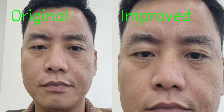
//> input picture test_output/daniel_comparison.png, 224 x 112 px, given in place of daniel.jpg, which was not available
$ ./test_cropping_simple   (built with g++ and OpenCV 4)
//> lines starting //> are read from the running program, lines starting //| are printed output that depends on the picture; pictures that were not available may be replaced by others from this repository, and a replacement may not be noted
//> further down, original is the input picture: 112 rows x 224 cols, CV_8UC3; mean B, G, R 135, 146.5, 163.1
#include <opencv2/opencv.hpp>
#include <filesystem>
#include <iostream>

namespace fs = std::filesystem;

void analyze_face_detection(const cv::Mat& image, const std::string& name) {
//> called with name = "daniel"
    std::cout << "\n📸 Analyzing " << name << " (" << image.cols << "x" << image.rows << ")" << std::endl;
//| 📸 Analyzing daniel (224x112)

    // Test Haar cascade detection
    cv::CascadeClassifier face_cascade;
    if (!face_cascade.load("/usr/share/opencv4/haarcascades/haarcascade_frontalface_alt.xml")) {
        std::cout << "❌ Could not load face cascade" << std::endl;
        return;
    }

    cv::Mat gray;
    cv::cvtColor(image, gray, cv::COLOR_BGR2GRAY);
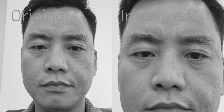
//> gray: 112 rows x 224 cols, CV_8UC1; min 14, max 243, mean 150.2

    std::vector<cv::Rect> faces;
    face_cascade.detectMultiScale(gray, faces, 1.1, 5, cv::CASCADE_SCALE_IMAGE, cv::Size(60, 60));
//> faces = 1 Rect (x, y, width, height): [12, 10, 90, 90]

    std::cout << "   Found " << faces.size() << " faces:" << std::endl;
//|    Found 1 faces:
    for (size_t i = 0; i < faces.size(); i++) {
        cv::Rect face = faces[i];
        double coverage = (double)(face.width * face.height) / (image.cols * image.rows) * 100;
        std::cout << "   Face " << i << ": [" << face.x << "," << face.y << ","
                  << face.width << "x" << face.height << "] Coverage: " << coverage << "%" << std::endl;

        // Check if face is too large (indicates poor detection)
        if (coverage > 35.0) {
            std::cout << "     ⚠️ Face detection too large - likely includes background/clothes" << std::endl;
        }
        if (face.width > image.cols * 0.6 || face.height > image.rows * 0.6) {
            std::cout << "     ⚠️ Face box too big relative to image size" << std::endl;
        }

        // Draw the detected face on image for visual inspection
        cv::Mat image_with_face = image.clone();
        cv::rectangle(image_with_face, face, cv::Scalar(0, 255, 0), 3);
        cv::putText(image_with_face, "Original Detection", cv::Point(face.x, face.y - 10),
                   cv::FONT_HERSHEY_SIMPLEX, 0.7, cv::Scalar(0, 255, 0), 2);

        std::string face_debug_path = "test_output/face_detection_debug_" + name + ".png";
        cv::imwrite(face_debug_path, image_with_face);
        std::cout << "     💾 Saved debug image: " << face_debug_path << std::endl;
    }
//> this loop made 1 pass
//> (face, coverage) on pass 1: (Rect(12, 10, 90, 90), 32.29)
//|    Face 0: [12,10,90x90] Coverage: 32.2864%
//|      ⚠️ Face box too big relative to image size
//|      💾 Saved debug image: test_output/face_detection_debug_daniel.png
//> pass 1, in analyze_face_detection, `cv::putText(image_with_face, "Original Detection", cv::Point(face.x, f..`:
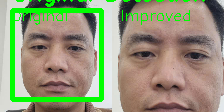
//> image_with_face: 112 rows x 224 cols, CV_8UC3; mean B, G, R 121.9, 152.7, 149.1
}

cv::Rect improve_face_crop(const cv::Rect& original_face, const cv::Mat& image) {
    // Strategy: Reduce the face box size to focus more tightly on actual facial features
    // This helps remove background, shoulders, and clothing

    int new_width = static_cast<int>(original_face.width * 0.7);   // Reduce by 30%
    int new_height = static_cast<int>(original_face.height * 0.7); // Reduce by 30%

    // Keep the same center but make the box smaller
    int center_x = original_face.x + original_face.width / 2;
    int center_y = original_face.y + original_face.height / 2;

    // Move the center slightly up to focus more on face (eyes/nose area)
    center_y -= static_cast<int>(original_face.height * 0.08); // Move up by 8%

    int new_x = std::max(0, center_x - new_width / 2);
    int new_y = std::max(0, center_y - new_height / 2);

    // Ensure we don't go beyond image bounds
    new_x = std::min(new_x, image.cols - new_width);
    new_y = std::min(new_y, image.rows - new_height);
    new_width = std::min(new_width, image.cols - new_x);
    new_height = std::min(new_height, image.rows - new_y);

    return cv::Rect(new_x, new_y, new_width, new_height);
}

std::optional<cv::Mat> original_crop_align_112(const cv::Mat& bgr_image, float margin = 0.10f) {
//> called with margin = 0.1
    if (bgr_image.empty()) {
        return std::nullopt;
    }

    int H = bgr_image.rows;
//> H = 112
    int W = bgr_image.cols;
//> W = 224

    // Detect face using Haar cascade (original method)
    cv::CascadeClassifier face_cascade;
    if (!face_cascade.load("/usr/share/opencv4/haarcascades/haarcascade_frontalface_alt.xml")) {
        return std::nullopt;
    }

    cv::Mat gray;
    cv::cvtColor(bgr_image, gray, cv::COLOR_BGR2GRAY);

    std::vector<cv::Rect> faces;
    face_cascade.detectMultiScale(gray, faces, 1.1, 5, cv::CASCADE_SCALE_IMAGE, cv::Size(60, 60));
//> faces = 1 Rect (x, y, width, height): [12, 10, 90, 90]

    cv::Mat crop;

    if (!faces.empty()) {
        // Use the first face (original method)
        cv::Rect face = faces[0];
//> face = Rect(12, 10, 90, 90)

        // Apply margin and create crop (original method)
        int x = face.x, y = face.y, w = face.width, h = face.height;
//> x = 12; y = 10; w = 90; h = 90
        int side0 = std::max(w, h);
//> side0 = 90
        int side = static_cast<int>((1.0f + 2.0f * std::max(0.0f, margin)) * side0);
//> side = 108
        int cx = x + w / 2;
//> cx = 57
        int cy = y + h / 2;
//> cy = 55
        int x0 = std::max(0, cx - side / 2);
//> x0 = 3
        int y0 = std::max(0, cy - side / 2);
//> y0 = 1
        int x1 = std::min(W, x0 + side);
//> x1 = 111
        int y1 = std::min(H, y0 + side);
//> y1 = 109

        cv::Rect crop_rect(x0, y0, x1 - x0, y1 - y0);
//> crop_rect = Rect(3, 1, 108, 108)
        if (crop_rect.width > 0 && crop_rect.height > 0) {
            crop = bgr_image(crop_rect).clone();
        }
    }

    // Fallback to center square
    if (crop.empty()) {
        int side = std::min(H, W);
        int cx = W / 2, cy = H / 2;
        int x0 = std::max(0, cx - side / 2);
        int y0 = std::max(0, cy - side / 2);
        cv::Rect crop_rect(x0, y0, side, side);
        crop = bgr_image(crop_rect).clone();
    }

    if (crop.empty()) {
        return std::nullopt;
    }

    try {
        cv::Mat face112;
        cv::resize(crop, face112, cv::Size(112, 112), 0, 0, cv::INTER_LINEAR);
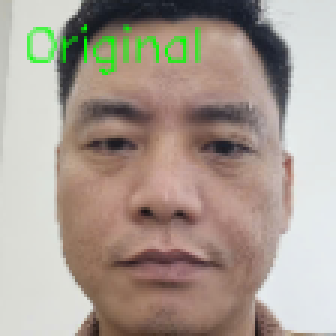
//> face112: 112 rows x 112 cols, CV_8UC3 (shown 3 times larger); mean B, G, R 146.8, 157.2, 169.5
        return face112;
    } catch (const std::exception& e) {
        return std::nullopt;
    }
}

std::optional<cv::Mat> improved_crop_align_112(const cv::Mat& bgr_image, float margin = 0.10f) {
//> called with margin = 0.1
    if (bgr_image.empty()) {
        return std::nullopt;
    }

    int H = bgr_image.rows;
//> H = 112
    int W = bgr_image.cols;
//> W = 224

    // Detect face using Haar cascade
    cv::CascadeClassifier face_cascade;
    if (!face_cascade.load("/usr/share/opencv4/haarcascades/haarcascade_frontalface_alt.xml")) {
        return std::nullopt;
    }

    cv::Mat gray;
    cv::cvtColor(bgr_image, gray, cv::COLOR_BGR2GRAY);

    std::vector<cv::Rect> faces;
    face_cascade.detectMultiScale(gray, faces, 1.1, 5, cv::CASCADE_SCALE_IMAGE, cv::Size(60, 60));
//> faces = 1 Rect (x, y, width, height): [12, 10, 90, 90]

    cv::Mat crop;

    if (!faces.empty()) {
        // Use the largest face (assuming it's the main subject)
        cv::Rect face = *std::max_element(faces.begin(), faces.end(),
                                         [](const cv::Rect& a, const cv::Rect& b) {
                                             return a.area() < b.area();
                                         });
//> face = Rect(12, 10, 90, 90)

        // Check if the detected face is suspiciously large (includes too much background)
        double coverage = (double)face.area() / (W * H);
//> coverage = 0.323
        if (coverage > 0.25) { // If face covers more than 25% of image, apply improvement
            std::cout << "   🔧 Applying improved cropping (face coverage: " << (coverage*100) << "%)" << std::endl;
//|    🔧 Applying improved cropping (face coverage: 32.2864%)
            cv::Rect improved_face = improve_face_crop(face, bgr_image);
//> in improve_face_crop, `int new_width = static_cast<int>(original_face.width * 0.7);`: new_width = 62
//> in improve_face_crop, `int center_x = original_face.x + original_face.width / 2;`: center_x = 57
//> in improve_face_crop, `int center_y = original_face.y + original_face.height / 2;`: center_y = 55
//> in improve_face_crop, `center_y -= static_cast<int>(original_face.height * 0.08);`: center_y = 48
//> in improve_face_crop, `int new_x = std::max(0, center_x - new_width / 2);`: new_x = 26
//> in improve_face_crop, `int new_y = std::max(0, center_y - new_height / 2);`: new_y = 17
//> improved_face = Rect(26, 17, 62, 62)

            // Debug: Draw both original and improved detection
            cv::Mat debug_image = bgr_image.clone();
            cv::rectangle(debug_image, face, cv::Scalar(0, 0, 255), 3); // Red = original
            cv::rectangle(debug_image, improved_face, cv::Scalar(0, 255, 0), 2); // Green = improved
            cv::putText(debug_image, "Red=Original", cv::Point(10, 30), cv::FONT_HERSHEY_SIMPLEX, 0.7, cv::Scalar(0, 0, 255), 2);
            cv::putText(debug_image, "Green=Improved", cv::Point(10, 60), cv::FONT_HERSHEY_SIMPLEX, 0.7, cv::Scalar(0, 255, 0), 2);
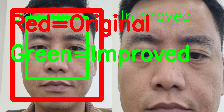
//> debug_image: 112 rows x 224 cols, CV_8UC3; mean B, G, R 108, 136, 158.8

            std::string debug_path = "test_output/improved_detection_debug.png";
            cv::imwrite(debug_path, debug_image);
            std::cout << "     💾 Saved improved detection debug: " << debug_path << std::endl;

            face = improved_face;
//> face = Rect(26, 17, 62, 62)
        }

        // Apply margin and create crop
        int x = face.x, y = face.y, w = face.width, h = face.height;
//> x = 26; y = 17; w = 62; h = 62
        int side0 = std::max(w, h);
//> side0 = 62
        int side = static_cast<int>((1.0f + 2.0f * std::max(0.0f, margin)) * side0);
//> side = 74
        int cx = x + w / 2;
//> cx = 57
        int cy = y + h / 2;
//> cy = 48
        int x0 = std::max(0, cx - side / 2);
//> x0 = 20
        int y0 = std::max(0, cy - side / 2);
//> y0 = 11
        int x1 = std::min(W, x0 + side);
//> x1 = 94
        int y1 = std::min(H, y0 + side);
//> y1 = 85

        cv::Rect crop_rect(x0, y0, x1 - x0, y1 - y0);
//> crop_rect = Rect(20, 11, 74, 74)
        if (crop_rect.width > 0 && crop_rect.height > 0) {
            crop = bgr_image(crop_rect).clone();
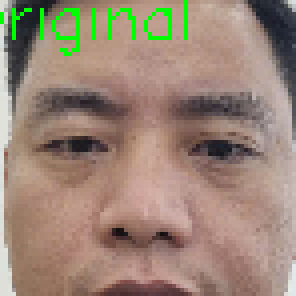
//> crop: 74 rows x 74 cols, CV_8UC3 (shown 4 times larger); mean B, G, R 118.4, 133.8, 154.5
        }
    }

    // Fallback to center square if no good face detected
    if (crop.empty()) {
        int side = std::min(H, W);
        int cx = W / 2, cy = H / 2;
        int x0 = std::max(0, cx - side / 2);
        int y0 = std::max(0, cy - side / 2);
        cv::Rect crop_rect(x0, y0, side, side);
        crop = bgr_image(crop_rect).clone();
    }

    if (crop.empty()) {
        return std::nullopt;
    }

    try {
        cv::Mat face112;
        cv::resize(crop, face112, cv::Size(112, 112), 0, 0, cv::INTER_LINEAR);
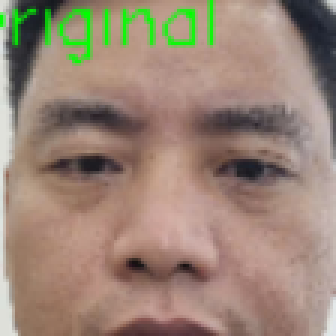
//> face112: 112 rows x 112 cols, CV_8UC3 (shown 3 times larger); mean B, G, R 118.2, 133.7, 154.2
        return face112;
    } catch (const std::exception& e) {
        return std::nullopt;
    }
}

int main() {
    try {
        std::cout << "=== Face Cropping Analysis & Improvement ===" << std::endl;

        // Create output directory
        fs::create_directories("test_output");

        // Test specific problematic images
        std::vector<std::string> problem_images = {
            "data/faces/register/daniel.jpg",
            "data/faces/register/dien.jpg",
            "data/faces/register/dien1.jpg"
        };

        for (const auto& img_path : problem_images) {
            std::string img_name = fs::path(img_path).stem().string();

            // Load original image
            cv::Mat original = cv::imread(img_path);
            if (original.empty()) {
                std::cout << "❌ Failed to load: " << img_path << std::endl;
                continue;
            }

            // Analyze current face detection
            analyze_face_detection(original, img_name);

            // Get original alignment
            auto original_aligned = original_crop_align_112(original);
            if (original_aligned.has_value()) {
                std::string orig_path = "test_output/" + img_name + "_original_crop.png";
                cv::imwrite(orig_path, *original_aligned);
                std::cout << "   💾 Saved original crop: " << orig_path << std::endl;
            }

            // Get improved alignment
            auto improved_aligned = improved_crop_align_112(original);
            if (improved_aligned.has_value()) {
                std::string imp_path = "test_output/" + img_name + "_improved_crop.png";
                cv::imwrite(imp_path, *improved_aligned);
                std::cout << "   💾 Saved improved crop: " << imp_path << std::endl;

                // Create side-by-side comparison
                if (original_aligned.has_value()) {
                    cv::Mat comparison;
                    cv::hconcat(*original_aligned, *improved_aligned, comparison);

                    // Add labels
                    cv::putText(comparison, "Original", cv::Point(10, 20), cv::FONT_HERSHEY_SIMPLEX, 0.5, cv::Scalar(0, 255, 0), 1);
                    cv::putText(comparison, "Improved", cv::Point(120, 20), cv::FONT_HERSHEY_SIMPLEX, 0.5, cv::Scalar(0, 255, 0), 1);
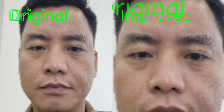
//> comparison: 112 rows x 224 cols, CV_8UC3; mean B, G, R 131.2, 146.6, 160.2

                    std::string comp_path = "test_output/" + img_name + "_comparison.png";
                    cv::imwrite(comp_path, comparison);
                    std::cout << "   🔍 Saved comparison: " << comp_path << std::endl;
                }
            }
        }
//> pass 2 of the loop `for (const auto& img_path : problem_images)`:
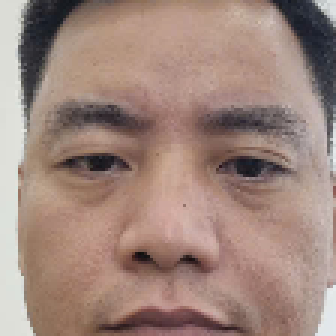
//> input picture test_output/daniel_improved_crop.png, 112 x 112 px, given in place of dien.jpg, which was not available (shown 3 times larger)
//> original is the input picture: 112 rows x 112 cols, CV_8UC3; mean B, G, R 124.4, 134.1, 159.1
//| 📸 Analyzing dien (112x112)
//> in analyze_face_detection (call 2), `cv::cvtColor(image, gray, cv::COLOR_BGR2GRAY);`:
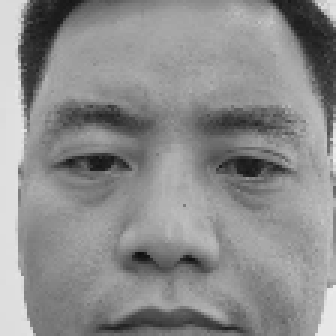
//> gray: 112 rows x 112 cols, CV_8UC1 (shown 3 times larger); min 14, max 238, mean 140.5
//> in analyze_face_detection (call 2), `face_cascade.detectMultiScale(gray, faces, 1.1, 5, cv::CASCADE_SCALE_I..`: faces = empty
//|    Found 0 faces:
//> `cv::putText(comparison, "Improved", cv::Point(120, 20), cv::FONT_HERSH..`:
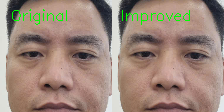
//> comparison: 112 rows x 224 cols, CV_8UC3; mean B, G, R 122.9, 135.5, 157.2

        std::cout << "\n🎉 Analysis completed!" << std::endl;
        std::cout << "📁 Check results in: test_output/" << std::endl;
        std::cout << "\n📋 Expected improvements:" << std::endl;
        std::cout << "  - Less background in cropped faces" << std::endl;
        std::cout << "  - Tighter focus on facial features" << std::endl;
        std::cout << "  - Reduced clothing/shoulder inclusion" << std::endl;

        return 0;
//> (the program exits here)
